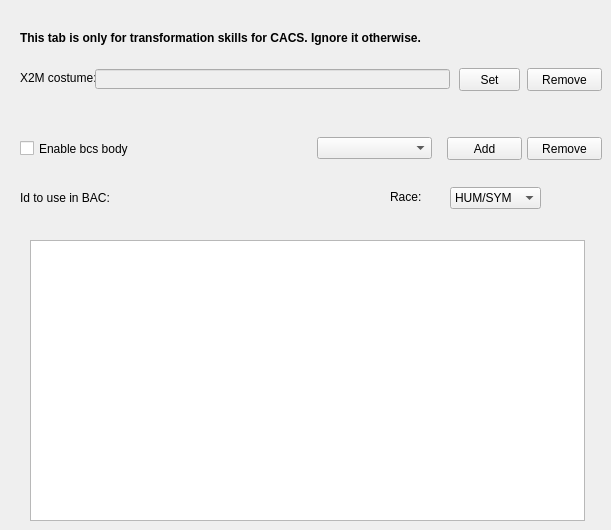
    <widget class="QWidget" name="bcsTab">
     <property name="autoFillBackground">
      <bool>true</bool>
     </property>
     <attribute name="title">
      <string>BCS</string>
     </attribute>
     <widget class="QLabel" name="label_100">
      <property name="geometry">
       <rect>
        <x>20</x>
        <y>30</y>
        <width>571</width>
        <height>16</height>
       </rect>
      </property>
      <property name="text">
       <string>&lt;html&gt;&lt;head/&gt;&lt;body&gt;&lt;p&gt;&lt;span style=&quot; font-weight:600;&quot;&gt;This tab is only for transformation skills for CACS. Ignore it otherwise.&lt;/span&gt;&lt;/p&gt;&lt;/body&gt;&lt;/html&gt;</string>
      </property>
     </widget>
     <widget class="QLabel" name="label_101">
      <property name="geometry">
       <rect>
        <x>20</x>
        <y>70</y>
        <width>111</width>
        <height>16</height>
       </rect>
      </property>
      <property name="text">
       <string>X2M costume:</string>
      </property>
     </widget>
     <widget class="QLineEdit" name="bcsAttachmentEdit">
      <property name="enabled">
       <bool>false</bool>
      </property>
      <property name="geometry">
       <rect>
        <x>95</x>
        <y>69</y>
        <width>355</width>
        <height>20</height>
       </rect>
      </property>
     </widget>
     <widget class="QPushButton" name="bcsAttachmentSetButton">
      <property name="geometry">
       <rect>
        <x>459</x>
        <y>68</y>
        <width>61</width>
        <height>23</height>
       </rect>
      </property>
      <property name="text">
       <string>Set</string>
      </property>
     </widget>
     <widget class="QPushButton" name="bcsAttachmentRemoveButton">
      <property name="geometry">
       <rect>
        <x>527</x>
        <y>68</y>
        <width>75</width>
        <height>23</height>
       </rect>
      </property>
      <property name="text">
       <string>Remove</string>
      </property>
     </widget>
     <widget class="QCheckBox" name="bcsBodyCheck">
      <property name="geometry">
       <rect>
        <x>20</x>
        <y>140</y>
        <width>151</width>
        <height>17</height>
       </rect>
      </property>
      <property name="text">
       <string>Enable bcs body</string>
      </property>
     </widget>
     <widget class="QPushButton" name="bcsBodyRemoveButton">
      <property name="geometry">
       <rect>
        <x>527</x>
        <y>137</y>
        <width>75</width>
        <height>23</height>
       </rect>
      </property>
      <property name="text">
       <string>Remove</string>
      </property>
     </widget>
     <widget class="QPushButton" name="bcsBodyAddButton">
      <property name="geometry">
       <rect>
        <x>447</x>
        <y>137</y>
        <width>75</width>
        <height>23</height>
       </rect>
      </property>
      <property name="text">
       <string>Add</string>
      </property>
     </widget>
     <widget class="QComboBox" name="bcsBodyComboBox">
      <property name="geometry">
       <rect>
        <x>317</x>
        <y>137</y>
        <width>115</width>
        <height>22</height>
       </rect>
      </property>
     </widget>
     <widget class="QLabel" name="bcsBodyId">
      <property name="geometry">
       <rect>
        <x>20</x>
        <y>190</y>
        <width>191</width>
        <height>16</height>
       </rect>
      </property>
      <property name="text">
       <string>Id to use in BAC:</string>
      </property>
     </widget>
     <widget class="QLabel" name="label_105">
      <property name="geometry">
       <rect>
        <x>390</x>
        <y>190</y>
        <width>47</width>
        <height>13</height>
       </rect>
      </property>
      <property name="text">
       <string>Race:</string>
      </property>
     </widget>
     <widget class="QComboBox" name="bcsBodyRaceComboBox">
      <property name="geometry">
       <rect>
        <x>450</x>
        <y>187</y>
        <width>91</width>
        <height>22</height>
       </rect>
      </property>
      <item>
       <property name="text">
        <string>HUM/SYM</string>
       </property>
      </item>
      <item>
       <property name="text">
        <string>HUF/SYF</string>
       </property>
      </item>
      <item>
       <property name="text">
        <string>NMC</string>
       </property>
      </item>
      <item>
       <property name="text">
        <string>FRI</string>
       </property>
      </item>
      <item>
       <property name="text">
        <string>MAM</string>
       </property>
      </item>
      <item>
       <property name="text">
        <string>MAF</string>
       </property>
      </item>
     </widget>
     <widget class="QTextEdit" name="bcsBodyEdit">
      <property name="geometry">
       <rect>
        <x>30</x>
        <y>240</y>
        <width>555</width>
        <height>281</height>
       </rect>
      </property>
      <property name="acceptRichText">
       <bool>false</bool>
      </property>
     </widget>
    </widget>
